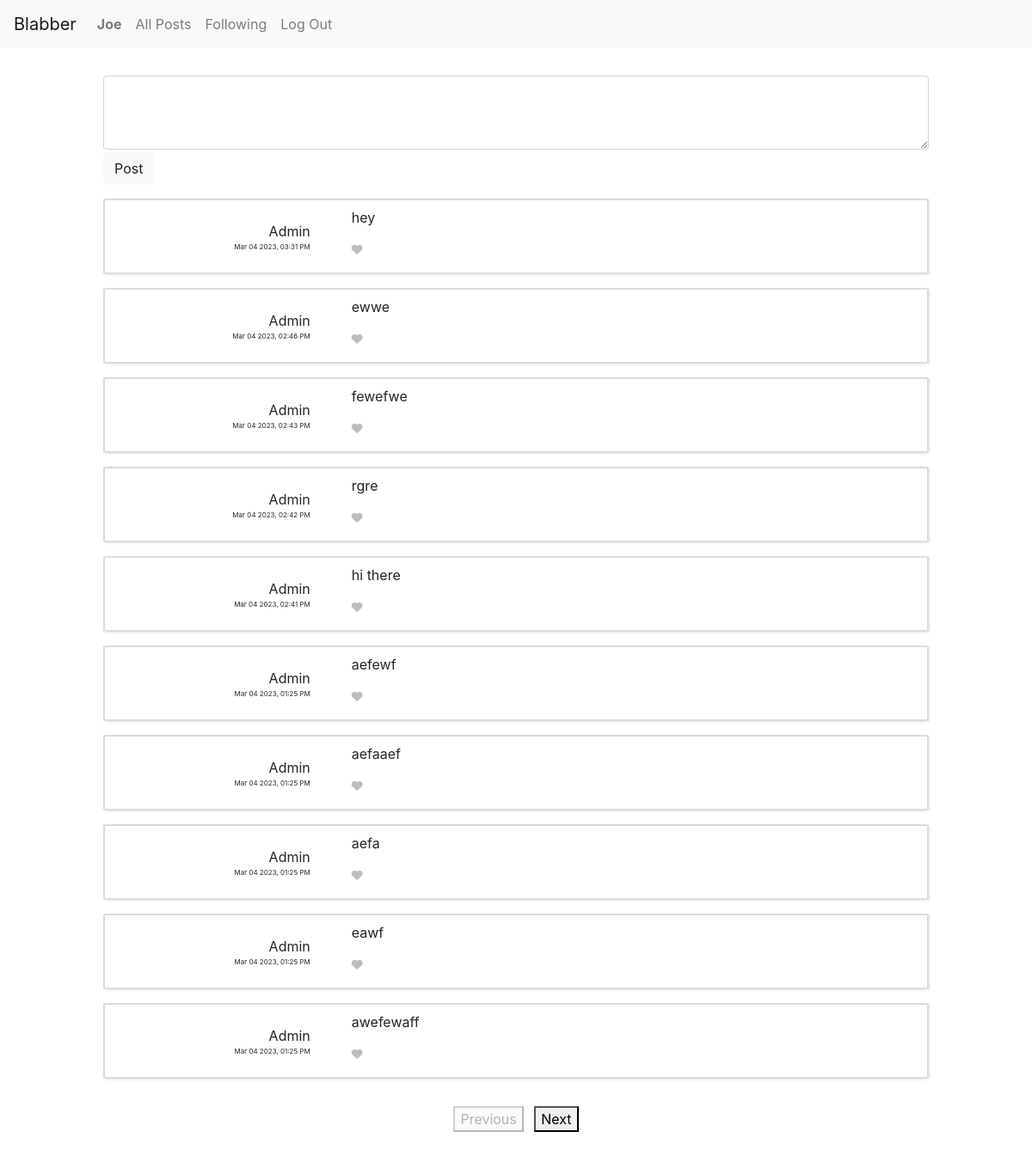
Screenshot of / (signed in) with the database file from the repository.
### network/models.py (models this page shows, shortened)
class User(AbstractUser):
    pass

class Post(models.Model):
    post = models.CharField(max_length=300)
    user = models.ForeignKey("User", on_delete=models.CASCADE, related_name="users_post")
    timestamp = models.DateTimeField(auto_now_add=True)
    likes = models.ManyToManyField("User", blank=True, related_name="liked_by")

### network/views.py (the view)
# urls.py: path("", views.index, name="index"),
def index(request):
    context = paginated_post(1, request.user)
    form = NewPostForm()
    context['form'] = form
    return render(request, "network/index.html", context)

### network/forms.py
class NewPostForm(ModelForm):
    class Meta:
        model = Post
        fields = '__all__'
        exclude = ['user', 'likes', 'timestamp']
        widgets = {
            'post': Textarea(attrs={
                'class': "form-control",
                'style': 'width: 100%',
                'rows': 3,
            })
        }
    def __init__(self, *args, **kwargs):
        super().__init__(*args, **kwargs)
        for key, field in self.fields.items():
            field.label = ""

### network/templates/network/index.html (shortened to what this page needs)
{% extends "network/layout.html" %}
{% block body %}
    <section>
        <form action="{% url 'new_post' %}" method="post">
            {{form}}
            <button type="submit" class="btn btn-light new-post">Post</button>
        </form>
    </section>
    <section class="post-section">
        {% for post in posts %}
            <div class="post-group">
                <div class="left-post">
                    <p>{{post.username}} </p>
                    <p class="time-post"> {{post.timestamp}}</p>
                </div>
                <div class="right-post">
                    <p class="post-post"> {{post.post}}</p>
                    <p
                    {% if post.user_liked == True %}
                        class="user-liked likes"
                    {% else %}
                        class="user-disliked likes"
                    {% endif %}>
                    <i class="fa fa-heart"></i>
                    </p>
                </div>
            </div>
        {% endfor %}
    </section>
    <div class="buttons">
        <button class="load-posts prev-btn" disabled data-page-direction="Previous">Previous</button>
        <button class="load-posts next-btn" {% if next_page == False %} disabled  {% endif %} data-page-direction="Next">Next</button>
    </div>
{% endblock %}

### network/templates/network/layout.html (shortened to what this page needs)
{% load static %}
<!DOCTYPE html>
<html lang="en">
    <head>
        <link rel="stylesheet" href="https://stackpath.bootstrapcdn.com/bootstrap/4.4.1/css/bootstrap.min.css">
        <link href="{% static 'network/styles.css' %}" rel="stylesheet">
    </head>
    <body>
        <nav class="navbar navbar-expand-lg navbar-light bg-light">
            <a class="navbar-brand" href="#">Blabber</a>
            <div>
              <ul class="navbar-nav mr-auto">
                {% if user.is_authenticated %}
                    <li class="nav-item">
                        <a class="nav-link" href="#"><strong>{{ user.username }}</strong></a>
                    </li>
                {% endif %}
                <li class="nav-item">
                  <a class="nav-link" href="{% url 'index' %}">All Posts</a>
                </li>
                {% if user.is_authenticated %}
                    <li class="nav-item">
                        <a class="nav-link" href="#">Following</a>
                    </li>
                    <li class="nav-item">
                        <a class="nav-link" href="{% url 'logout' %}">Log Out</a>
                    </li>
                {% endif %}
              </ul>
            </div>
          </nav>
        <div class="body">
            {% block body %}
            {% endblock %}
        </div>
    </body>
</html>

### network/static/network/styles.css (style rules this page uses)
form { width: 80vw; margin: auto; margin-top: 2rem; }
form .new-post { margin-top: 0.2rem; }
p { display: inline; }
.post-group { display: flex; width: 80vw; margin: auto; margin-top: 1rem; border: 2px solid rgb(221, 218, 218); border-radius: 1%; box-shadow: 1px 1px 3px rgb(233, 226, 226); height: 5.5rem; }
.post-group .left-post { width: 30%; text-align: right; padding-right: 3rem; padding-top: 1.5rem; }
.post-group .left-post .time-post { display: block; font-size: 0.5rem; }
.post-group .right-post p { display: block; }
.post-group .right-post .post-post { padding-top: 0.5rem; }
.post-group .right-post .likes { font-size: 0.8rem; }
.post-group .right-post .user-disliked i { color: rgb(189, 189, 189); }
.buttons { text-align: center; }
.buttons .load-posts { margin: 2rem 0.25rem 2rem 0.25rem; }

### rows the page displays
User: username "Joe"
Post: username "Admin", timestamp "Mar 04 2023, 03:31 PM", post "hey"
Post: username "Admin", timestamp "Mar 04 2023, 02:46 PM", post "ewwe"
Post: username "Admin", timestamp "Mar 04 2023, 02:43 PM", post "fewefwe"
Post: username "Admin", timestamp "Mar 04 2023, 02:42 PM", post "rgre"
Post: username "Admin", timestamp "Mar 04 2023, 02:41 PM", post "hi there"
Post: username "Admin", timestamp "Mar 04 2023, 01:25 PM", post "aefewf"
Post: username "Admin", timestamp "Mar 04 2023, 01:25 PM", post "aefaaef"
Post: username "Admin", timestamp "Mar 04 2023, 01:25 PM", post "eawf"
Post: username "Admin", timestamp "Mar 04 2023, 01:25 PM", post "awefewaff"

### other values shown
{{ post.username }} "Admin"
{{ post.timestamp }} "Mar 04 2023, 01:25 PM"
{{ post.post }} "aefa"
